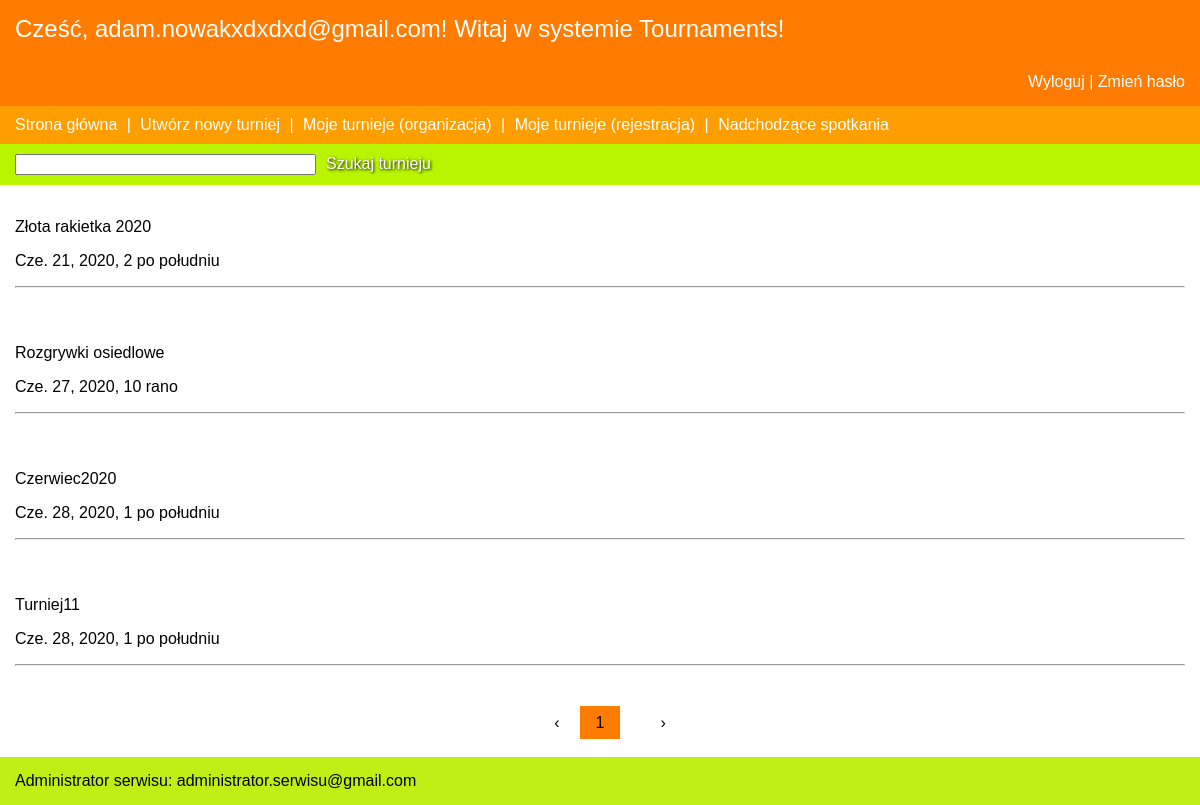
Page / (signed in) on the committed database.
### Tourn/models.py (models this page shows)
class Tournament(models.Model):
    name = models.CharField(max_length=50)
    discipline = models.CharField(max_length=50)
    start_date = models.DateTimeField()
    registration_deadline = models.DateTimeField()
    participants_limit = models.IntegerField()
    city = models.CharField(max_length=20)
    street = models.CharField(max_length=50)
    number = models.IntegerField()
    organizer = models.ForeignKey(settings.AUTH_USER_MODEL, on_delete=models.CASCADE)

### Tourn/views.py (the view)
# urls.py: url(r'^$', views.post_list, name='home'),
def post_list(request):
    if 'search' in request.POST:
        name = request.POST["tournament_name"]
    else:
        name = ""
    queryset_list = Tournament.objects.filter(start_date__gte=datetime.date.today()).order_by("start_date")
    if len(name) != 0:
        print("name", name)
        queryset_list = queryset_list.filter(Q(name__contains=name) | Q(city__contains=name))
    paginator = Paginator(queryset_list, 10)  # posts per page
    page = request.GET.get('page')
    try:
        queryset = paginator.page(page)
    except PageNotAnInteger:
        queryset = paginator.page(1)
    except EmptyPage:
        queryset = paginator.page(paginator.num_pages)
    context = {
        "object_list": queryset,
        'name': name,
        'length': len(queryset_list)
    }
    return render(request, "home.html", context)

### templates/home.html (shortened to what this page needs)
{% extends 'base.html' %}
{% block stylesheet %}
    <link href="../Tourn/static/base_style.css" rel="stylesheet">
{% endblock %}
{% block user %}
  {% if user.is_authenticated %}
    <div class="user-pane"><div id="greeting" class="left-block">Cześć, {{ user.username }}! Witaj w systemie Tournaments!</div>
    <div class="right-block"><a class="userclicks" href="{% url 'logout' %}">Wyloguj</a> |
    <a class="userclicks" href="{% url 'password_reset' %}">Zmień hasło</a></div></div>
{% endif %}
{% endblock %}
{% block content %}
    <form class="search-engine" action="/" method="POST">
        <input class="textfield" type="text" name="tournament_name" value="{{ name }}">
        <input class="button" type="submit" name="search" value="Szukaj turnieju">
    </form>
{% if length != 0 %}
    {% for obj in object_list %}
<div class = "container">
  <div class = "col-md-6">
    <br>
    <a class="torun_name" href = "tournament/{{ obj.id }}">{{obj.name}}</a>
    <p>{{obj.start_date}}</p>
    <hr>
  </div>
</div>
{% endfor %}
<div class = "container">
  <div class = "col-md-6">
    <nav aria-label="Page navigation example">
      <span class="pagination">
        <li class="page-item">
          {% if object_list.has_previous %}
             <li class="previous"> <a href="?page={{ object_list.previous_page_number }}">
             <span aria-hidden="true">‹</span></a>
          {% else %}
              <li class="previous disabled"><a>‹</a>
          {% endif %}
        </li>
         {% for page in object_list.paginator.page_range %}
            {% if page == object_list.number %}
            <li class="pg-active"><a class = "page_number" href="?page={{page}}">{{page}}</a>
            {% else %}
            <li class="pg"><a class = "page_number" href="?page={{page}}">{{page}}</a>
            {% endif %}
        {% endfor %}
        <li class="page-item">
          {% if object_list.has_next %}
            <li class="previous"> <a href="?page={{ object_list.next_page_number }}">›</a></li>
          {% else %}
              <li class="next disabled"><a>›</a>
          {% endif %}
        </li>
      </span>
    </nav>
  </div>
</div>
    {% else %}
    <p>Brak informacji o zbliżających się turniejach</p>
    {% endif %}
{% endblock %}

### Tourn/static/base_style.css (style rules this page uses)
* { font-family: sans-serif; }
html, body { height: 100%; }
body { display: flex; flex-direction: column; margin: 0px; }
.user-pane { background-color: #ff7c00; display: flex; align-items: flex-start; flex-direction: column; color: #ffffff; }
div div:not(.alert) { padding: 15px; }
.right-block { align-self: flex-end; }
#greeting { font-size: x-large; color: #ffffff; }
.userclicks { color: #ffffff; text-decoration: none; }
.pagination { display: flex; justify-content: center; flex-direction: row; }
.pagination li { list-style: none; margin: 10px; }
.pagination li a { color: black; text-decoration: none; }
.pg-active a { background-color: #ff7c00; padding: 8px 16px; }
.search-engine { background-color: #b9f500; padding: 10px 15px 10px 15px; color: white; }
.search-engine .textfield { width: 25%; }
.search-engine .button { background-color: #b9f500; border: none; color: white; font-family: sans-serif; font-size: medium; text-shadow: 1px 1px 3px #000000; }
a.torun_name:link { color: black; text-decoration: none; }

### rows in the picture
Tournament: name "Złota rakietka 2020", start_date "Cze. 21, 2020, 2 po południu"
Tournament: name "Rozgrywki osiedlowe", start_date "Cze. 27, 2020, 10 rano"
Tournament: name "Czerwiec2020", start_date "Cze. 28, 2020, 1 po południu"
Tournament: name "Turniej11", start_date "Cze. 28, 2020, 1 po południu"

### other values in the picture
{{ user.username }} "adam.nowakxdxdxd@gmail.com"
{{ page }} "1"
